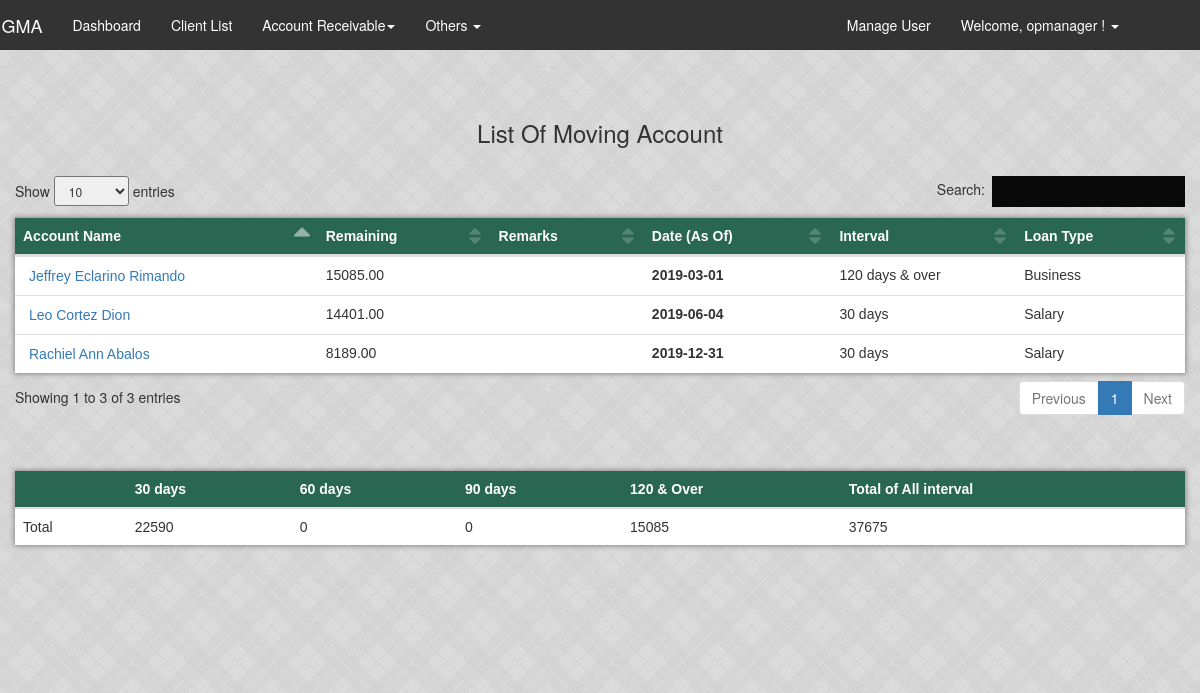
Screenshot of /html/ARMoving.php (signed in) with the database file from the repository.
### tables this page shows
CREATE TABLE `loan` (
  `loan_id` int(11) NOT NULL AUTO_INCREMENT,
  `loan_balance` int(11) DEFAULT '0',
  `date_booked` date NOT NULL,
  `maturity_date` date NOT NULL,
  `client_id` int(11) NOT NULL,
  `bi_monthly` int(11) DEFAULT '0',
  `interest_rate` int(11) DEFAULT '0',
  `loan_class` varchar(45) NOT NULL,
  `original_amount` decimal(65,2) DEFAULT '0.00',
  `insurance` int(11) DEFAULT '0',
  `delinquent_status` enum('Active','Inactive','Legal') DEFAULT 'Active',
  `loan_type` enum('Salary','Business') NOT NULL,
  `loan_remarks` varchar(120) DEFAULT NULL,
  `loan_status` enum('Normal','Restructured','Remove') DEFAULT 'Normal',
  PRIMARY KEY (`loan_id`),
  KEY `fk_clientid_loan_idx` (`client_id`),
  CONSTRAINT `fk_clientid_loan` FOREIGN KEY (`client_id`) REFERENCES `client` (`client_id`) ON DELETE CASCADE ON UPDATE CASCADE
);

CREATE TABLE `client` (
  `client_id` int(11) NOT NULL AUTO_INCREMENT,
  `first_name` varchar(45) NOT NULL,
  `middle_name` varchar(45) NOT NULL,
  `last_name` varchar(45) NOT NULL,
  `name_of_spouse` varchar(45) DEFAULT NULL,
  `present_address` varchar(100) NOT NULL,
  `contact_no` varchar(45) NOT NULL,
  `requested_amount` int(11) DEFAULT '0',
  `registered_status` enum('Pending','Approved','Denied') NOT NULL DEFAULT 'Pending',
  `registered_date` date NOT NULL,
  `business_address` varchar(100) NOT NULL,
  `name_of_firm` varchar(60) NOT NULL,
  `employment` enum('Employed','Own Business') NOT NULL,
  `position` varchar(60) NOT NULL,
  PRIMARY KEY (`client_id`)
);

### html/ARMoving.php (the view, shortened to what this page needs)
<?php
  include 'navigation.php';
?>
 <!DOCTYPE html>
 <html>
      <head>
          <link rel="stylesheet" href="css/w3.css">
          <link rel="stylesheet" type="text/css" href="css/table.css">
          <link rel="stylesheet" type="text/css" href="css/custom.css">
          <link rel="stylesheet" type="text/css" href="css/modal.css">
          <link rel="stylesheet" type="text/css" href="css/style.css">
          <link rel="stylesheet" type="text/css" href="css/search.css">
          <link rel="stylesheet" type="text/css" href="css/notification.css">
          <link rel="stylesheet" type="text/css" href="css/bootstrap.min2.css">
          <link rel="stylesheet" type="text/css" href="css/navigation.css">
          <link rel="stylesheet" type="text/css" href="css/navigation2.css">
          <link rel="stylesheet" type="text/css" href="css/dashboard.css">
          <link rel="stylesheet" type="text/css" href="css/dataTables.bootstrap.min.css" />
      </head>
      <body>
        <nav id="myNavbar" class="navbar nav-color" role="navigation">
            <div class="container">
                <div class="navbar-header">
                    <a class="navbar-brand" href="dashboard.php">SIGMA</a>
                </div>
                <div class="collapse navbar-collapse" id="bs-example-navbar-collapse-1">
                    <?php
                        echo navigate_it()
                    ?>
                    <ul class="nav navbar-nav navbar-right">
                    <?php
                      echo navigate_right();
                      ?>
                    </ul>
                </div>
            </div>
        </nav>
           <div class="container pad-1">
                <h3 align="center">List Of Moving Account</h3>
                <br />
                     <table id="employee_data" class="table">
                          <thead>
                               <tr class="my-bg text-white">
                                    <th>Account Name</th>
                                    <th>Remaining</th>
                                    <th>Remarks</th>
                                    <th>Date (As Of)</th>
                                    <th>Interval</th>
                                    <th>Loan Type</th>
                               </tr>
                          </thead>
                          <?php
                          include "Include/connection.php";
                             $query ="SELECT * from client
                                inner join loan on client.client_id = loan.client_id
                                WHERE registered_status='Approved' AND loan_status!='Remove'
                                AND delinquent_status = 'Active' group by loan.loan_id;";
                             $result = mysqli_query($conn, $query);
                          while($row = mysqli_fetch_array($result))
                            {
                              $id = $row['loan_id'];
                              $sqlForRemain = "SELECT (loan_balance+COALESCE(SUM(fines),0)+COALESCE(SUM(interest),0)-COALESCE((SUM(amount_paid)),0)) as rb FROM payment JOIN payment_info ON payment_info.payment_id = payment.payment_id JOIN loan ON payment.loan_id=loan.loan_id WHERE status='updated' && payment.loan_id=$id";
                                  $rowRemain = mysqli_fetch_assoc(mysqli_query($conn,$sqlForRemain));
                                  $remaining = $rowRemain['rb'];
                                  $remarks= $row['loan_remarks'];
                                  $remarking = htmlspecialchars($remarks);
                                  $first_name = htmlspecialchars($row["first_name"]);
                                  $middle_name = htmlspecialchars($row["middle_name"]);
                                  $last_name = htmlspecialchars($row["last_name"]);
                          if ($remaining > 0){
                          $query1="SELECT date_paid,remarks from payment_info JOIN payment ON payment_info.payment_id = payment.payment_id JOIN loan ON payment.loan_id=loan.loan_id WHERE payment.loan_id = $id && date_paid IS NOT NULL && date_paid=(SELECT MAX(date_paid) from payment_info JOIN payment ON payment_info.payment_id=payment.payment_id WHERE loan_id=$id) AND loan.loan_id=$id AND loan.delinquent_status = 'Active' ORDER by payment_info.payment_id ASC;";
                            $datePaidRemarks = mysqli_fetch_assoc(mysqli_query($conn,$query1));
                            $date_paid=$datePaidRemarks['date_paid'];
                          if (!empty($date_paid)) {
                                $query2="SELECT DATE_ADD('$date_paid', INTERVAL 30 DAY) as date_paid FROM sigma.payment_info";
                                $interval1 = mysqli_fetch_assoc(mysqli_query($conn,$query2));
                                $query3="SELECT DATE_ADD('$date_paid', INTERVAL 60 DAY) as date_paid FROM sigma.payment_info";
                                $interval2 = mysqli_fetch_assoc(mysqli_query($conn,$query3));
                                $query4="SELECT DATE_ADD('$date_paid', INTERVAL 90 DAY) as date_paid FROM sigma.payment_info";
                                $interval3 = mysqli_fetch_assoc(mysqli_query($conn,$query4));
                                    echo '
                                          <tr id='. $row['loan_id'] .'>
                                              <td>
                                                 <form class="pull-left" name="secret" method="post" action="search.php">
                                                  <a href="#" onclick="document.forms["secret"].submit();"><button style="background: transparent; border: none; outline: none;">'.$first_name.' '.$middle_name.' '.$last_name.'</button>&nbsp&nbsp</a>
                                                  <input type="hidden" name="loan_id" value='.$row["loan_id"].'>
                                                  </form>
                                              </td>
                                              <td>'.$remaining.'</td>
                                              <td data-target="remarks">'.$remarking.'</td>
                                              <th>'.$date_paid.'</th>
                                              <td>';
                                        if ($interval1['date_paid'] >= date("Y-m-d")) {
                                          echo "30 days";
                                        }elseif(date("Y-m-d") > $interval1['date_paid'] AND $interval2['date_paid'] >= date("Y-m-d")){
                                          echo "60 days";
                                        }elseif(date("Y-m-d") > $interval2['date_paid'] AND $interval3['date_paid'] >= date("Y-m-d")){
                                          echo "90 days";
                                        }else{
                                          echo "120 days & over";
                                        }
                                    echo  '   </td>
                                              <td>'.$row["loan_type"].'</td>
                                          </tr>';
                                  }
                                }
                              }
                          ?>
                     </table>
                    <table class="table" style="margin-top: 50px;">
                      <thead>
                           <tr class="my-bg text-white">
                                <th></th>
                                <th>30 days</th>
                                <th>60 days</th>
                                <th>90 days</th>
                                <th>120 & Over</th>
                                <th>Total of All interval</th>
                           </tr>
                      </thead>
                   <?php
                          $count1=0;
                          $count2=0;
                          $count3=0;
                          $count4=0;
                          include "Include/connection.php";
                             $query ="SELECT * from client
                                inner join loan on client.client_id = loan.client_id
                                WHERE registered_status='Approved' AND loan_status!='Remove'
                                AND delinquent_status = 'Active' group by loan.loan_id;";
                             $result = mysqli_query($conn, $query);
                          while($row = mysqli_fetch_array($result))
                            {
                              $id = $row['loan_id'];
                              $sqlForRemain = "SELECT (loan_balance+COALESCE(SUM(fines),0)+COALESCE(SUM(interest),0)-COALESCE((SUM(amount_paid)),0)) as rb FROM payment JOIN payment_info ON payment_info.payment_id = payment.payment_id JOIN loan ON payment.loan_id=loan.loan_id WHERE status='updated' && payment.loan_id=$id";
                                  $rowRemain = mysqli_fetch_assoc(mysqli_query($conn,$sqlForRemain));
                                  $remaining = $rowRemain['rb'];
                          if ($remaining > 0){
                          $query1="SELECT date_paid,remarks from payment_info JOIN payment ON payment_info.payment_id = payment.payment_id JOIN loan ON payment.loan_id=loan.loan_id WHERE payment.loan_id = $id && date_paid IS NOT NULL && date_paid=(SELECT MAX(date_paid) from payment_info JOIN payment ON payment_info.payment_id=payment.payment_id WHERE loan_id=$id) AND loan.loan_id=$id AND loan.delinquent_status = 'Active' ORDER by payment_info.payment_id ASC;";
                            $datePaidRemarks = mysqli_fetch_assoc(mysqli_query($conn,$query1));
                            $date_paid=$datePaidRemarks['date_paid'];
                          if (!empty($date_paid)) {
                                $query2="SELECT DATE_ADD('$date_paid', INTERVAL 30 DAY) as date_paid FROM sigma.payment_info";
                                $interval1 = mysqli_fetch_assoc(mysqli_query($conn,$query2));
                                $query3="SELECT DATE_ADD('$date_paid', INTERVAL 60 DAY) as date_paid FROM sigma.payment_info";
                                $interval2 = mysqli_fetch_assoc(mysqli_query($conn,$query3));
                                $query4="SELECT DATE_ADD('$date_paid', INTERVAL 90 DAY) as date_paid FROM sigma.payment_info";
                                $interval3 = mysqli_fetch_assoc(mysqli_query($conn,$query4));
                                if ($interval1['date_paid'] >= date("Y-m-d")) {
                                    $count1+=$remaining;
                                  }elseif(date("Y-m-d") > $interval1['date_paid'] AND $interval2['date_paid'] >= date("Y-m-d")){
                                    $count2+=$remaining;
                                  }elseif(date("Y-m-d") > $interval2['date_paid'] AND $interval3['date_paid'] >= date("Y-m-d")){
                                    $count3+=$remaining;
                                  }else{
                                    $count4+=$remaining;
                                    }
                                  }
                                }
                              }
                                $countA = $count1+$count2+$count3+$count4;
                                echo '<tr>
                                          <td>Total</td>
                                          <td>'.$count1.'</td>
                                          <td>'.$count2.'</td>
                                          <td>'.$count3.'</td>
                                          <td>'.$count4.'</td>
                                          <td>'.$countA.'</td>
                                      </tr>';
                          ?>
                    </table>
          </div>
      </body>
 </html>

### html/css/w3.css (style rules this page uses)
html { box-sizing:border-box }
*,*:before,*:after { box-sizing:inherit }
html { -ms-text-size-adjust:100%;-webkit-text-size-adjust:100% }
body { margin:0 }
article,aside,details,figcaption,figure,footer,header,main,menu,nav,section,summary { display:block }
a { background-color:transparent;-webkit-text-decoration-skip:objects }
button,input,select,textarea { font:inherit;margin:0 }
button,input { overflow:visible }
button,select { text-transform:none }
button,html [type=button],[type=reset],[type=submit] { -webkit-appearance:button }
html,body { font-family:Verdana,sans-serif;font-size:15px;line-height:1.5 }
html { overflow-x:hidden }
h3 { font-size:24px }
h1,h2,h3,h4,h5,h6 { font-family:"Segoe UI",Arial,sans-serif;font-weight:400;margin:10px 0 }
a { color:inherit }

### html/css/table.css (style rules this page uses)
table { font-family: arial, sans-serif; border-collapse: collapse; width: 100%; }
.table { background-color: white!important; box-shadow: 0px 0px 5px 1px #888886!important; }
td, th { text-align: left; padding: 8px; }

### html/css/custom.css (style rules this page uses)
body { background-image: url("../img/cement2.jpg") !important; }
.text-white { color: white!important; }
.my-bg { background-color:#2a6752; }
a { text-decoration: none; }
table.dataTable thead .sorting_asc:after { content: "\e155"; }

### html/css/navigation.css (style rules this page uses)
.navbar-brand { color: #ffffff; }
.nav-color { background-color: #333; }
.navbar { border-radius: none !important; }

### html/css/navigation2.css (style rules this page uses)
.navbar-header { margin-left:-4%!important; }
.navbar-right { margin-right:21px; }
.text-white { color:#fff; }
.navbar { border:none; border-radius: 0px; position: fixed; width: 100%; z-index: 3; }

### html/css/dashboard.css (style rules this page uses)
.pad-1 { padding: 10rem 0 10rem 0; }

### rows the page displays
loan: client.first_name "Jeffrey", client.middle_name "Eclarino", client.last_name "Rimando", remaining "15085.00", date_paid "2019-03-01", shows "120 days & over", loan_type "Business"
loan: client.first_name "Leo", client.middle_name "Cortez", client.last_name "Dion", remaining "14401.00", date_paid "2019-06-04", shows "30 days", loan_type "Salary"
loan: client.first_name "Rachiel", client.middle_name "Ann", client.last_name "Abalos", remaining "8189.00", date_paid "2019-12-31", shows "30 days", loan_type "Salary"

### other values shown
$username "opmanager"
$count1 "22590"
$count2 "0"
$count3 "0"
$count4 "15085"
$countA "37675"
